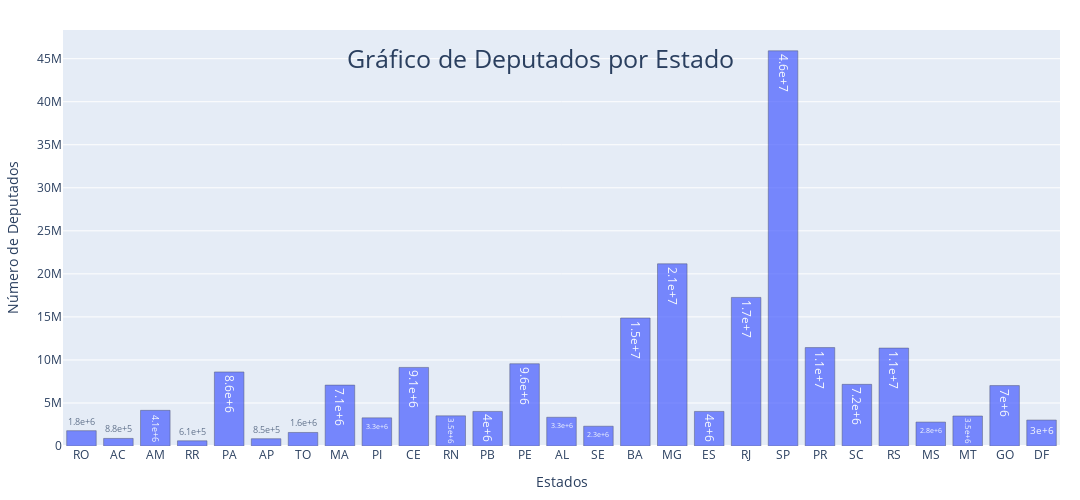

The notebook cell saved with this chart:
### Markdown cell above
#### NÚMERO DE DEPUTADOS POR ESTADO

### Code cell
x = base_populacao['UF']
y = base_populacao['HABITANTES'] 


# PLOTANDO GRÁFICO #
fig = go.Figure(data=[go.Bar(
            x=x, y=y,
            text=y,
            textposition='auto',
            orientation='v' )]) 

fig.update_layout(width=1080, 
                  height=500,
                  margin=dict(l=20, r=20, t=30, b=20),
                  title={'text': "Gráfico de Deputados por Estado",'y':0.9,'x':0.5,'xanchor': 'center','yanchor': 'top'},
                  titlefont=dict(size=25),
                  xaxis_title="Estados",
                  yaxis_title="Número de Deputados")

fig.update_traces(marker_color='rgb(70,92,277)', 
                  marker_line_color='rgb(19,25,61)',
                  marker_line_width=0.5, opacity=0.7,
                  texttemplate='%{value:.2}')
fig.show()

### Figure 1 — Plotly figure (JSON) as saved in the notebook; plotly's stock layout.template omitted (floating-point values rounded to 4 significant figures)
{"data": [{"marker": {"color": "rgb(70,92,277)", "line": {"color": "rgb(19,25,61)", "width": 0.5}}, "opacity": 0.7, "orientation": "v", "text": [1777225, 881935, 4144597, 605761, 8602865, 845731, 1572866, 7075181, 3273227, 9132078, 3506853, 4018127, 9557071, 3337357, 2298696, 14873064, 21168791, 4018650, 17264943, 45919049, 11433957, 7164788, 11377239, 2778986, 3484466, 7018354, 3015268], "textposition": "auto", "texttemplate": "%{value:.2}", "type": "bar", "x": ["RO", "AC", "AM", "RR", "PA", "AP", "TO", "MA", "PI", "CE", "RN", "PB", "PE", "AL", "SE", "BA", "MG", "ES", "RJ", "SP", "PR", "SC", "RS", "MS", "MT", "GO", "DF"], "y": [1777225, 881935, 4144597, 605761, 8602865, 845731, 1572866, 7075181, 3273227, 9132078, 3506853, 4018127, 9557071, 3337357, 2298696, 14873064, 21168791, 4018650, 17264943, 45919049, 11433957, 7164788, 11377239, 2778986, 3484466, 7018354, 3015268]}], "layout": {"height": 500, "margin": {"b": 20, "l": 20, "r": 20, "t": 30}, "title": {"font": {"size": 25}, "text": "Gráfico de Deputados por Estado", "x": 0.5, "xanchor": "center", "y": 0.9, "yanchor": "top"}, "width": 1080, "xaxis": {"title": {"text": "Estados"}}, "yaxis": {"title": {"text": "Número de Deputados"}}}}
